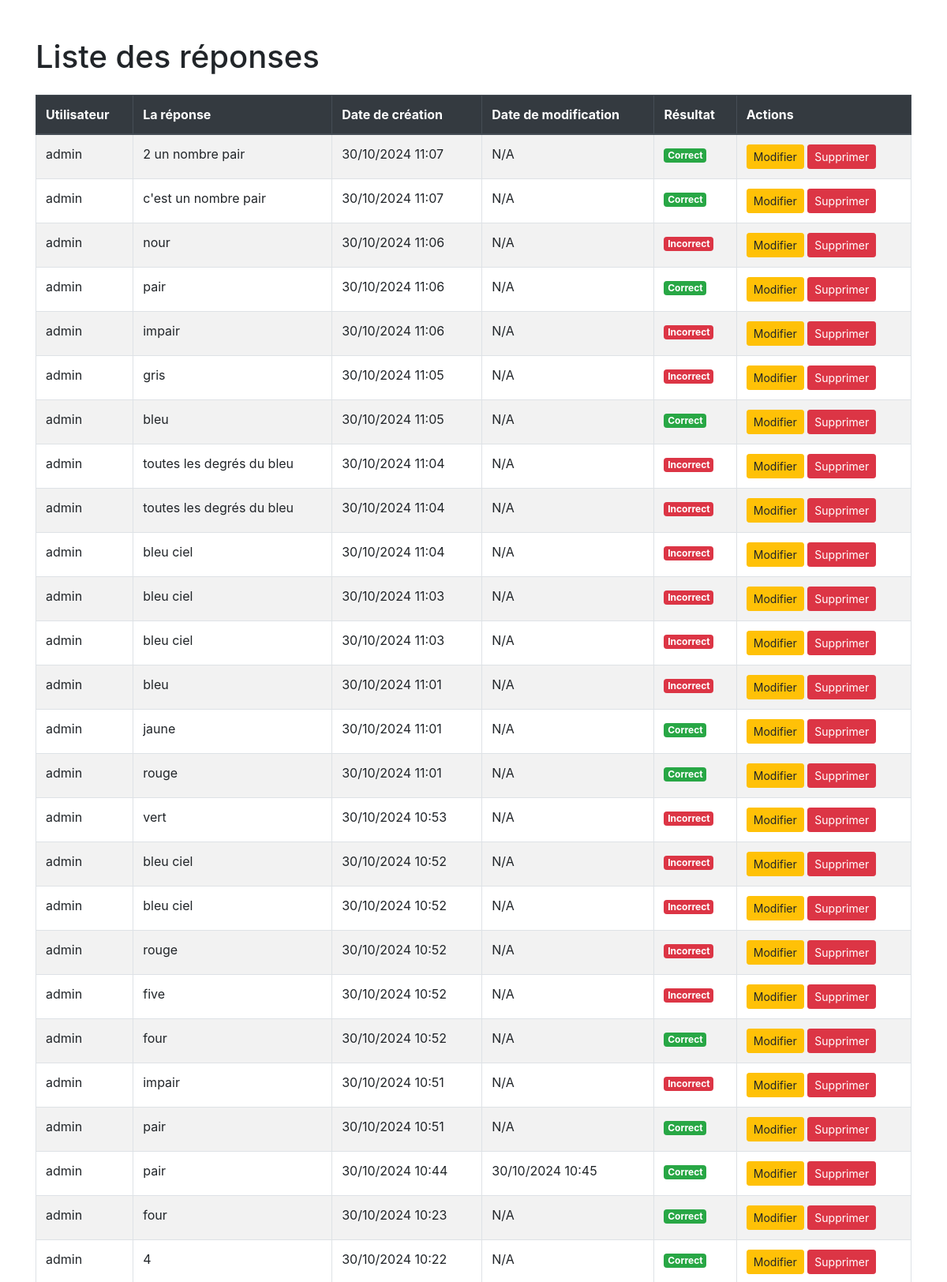
/evaluation/reponses/ (upper part), run on the app's committed database.
### evaluation/models.py (models this page shows, shortened)
class Reponse(models.Model):
    utilisateur = models.ForeignKey(User, on_delete=models.CASCADE, null=True, blank=True)  # Champ utilisateur nullable
    question = models.ForeignKey(Question, on_delete=models.CASCADE, related_name='reponses')  # Champ question obligatoire
    texte = models.CharField(max_length=255, verbose_name="Texte de la réponse")
    est_correct = models.BooleanField(default=False)  # Champ pour indiquer si la réponse est correcte
    date_creation = models.DateTimeField(auto_now_add=True, verbose_name="Date de création")
    date_modification = models.DateTimeField(auto_now=True, verbose_name="Date de modification")
    class Meta:
        ordering = ['-date_creation']  # Pour trier les réponses par date de création, du plus récent au plus ancien
        verbose_name = "Réponse"
        verbose_name_plural = "Réponses"

### evaluation/views.py (the view)
# urls.py: path('reponses/', views.ListeReponsesView.as_view(), name='liste_reponses'),
class ListeReponsesView(ListView):
    model = Reponse
    template_name = 'evaluation/liste_reponses.html'

### evaluation/templates/evaluation/liste_reponses.html (shortened to what this page needs)
<!DOCTYPE html>
<html lang="fr">
<head>
    <link href="https://stackpath.bootstrapcdn.com/bootstrap/4.5.2/css/bootstrap.min.css" rel="stylesheet">
</head>
<body>
    <div class="container mt-5">
        <h1 class="mb-4">Liste des réponses</h1>
        <table class="table table-striped table-bordered">
            <thead class="thead-dark">
                <tr>
                    <th>Utilisateur</th>
                    <th>La réponse</th>
                    <th>Date de création</th>
                    <th>Date de modification</th>
                    <th>Résultat</th>
                    <th>Actions</th>
                </tr>
            </thead>
            <tbody>
                {% for reponse in object_list %}
                    <tr>
                        <td>{{ reponse.utilisateur.username }}</td>
                        <td>{{ reponse.texte }}</td>
                        <td>{{ reponse.date_creation|date:"d/m/Y H:i" }}</td>
                        <td>
                            {% if reponse.date_modification|date:"U" > reponse.date_creation|date:"U" %}
                                {{ reponse.date_modification|date:"d/m/Y H:i" }}
                            {% else %}
                                N/A
                            {% endif %}
                        </td>
                        <td>
                            {% if reponse.est_correct %}
                                <span class="badge badge-success">Correct</span>
                            {% else %}
                                <span class="badge badge-danger">Incorrect</span>
                            {% endif %}
                        </td>
                        <td>
                            <a href="{% url 'modifier_reponse' reponse.id %}" class="btn btn-warning btn-sm">Modifier</a>
                            <a href="{% url 'supprimer_reponse' reponse.id %}" class="btn btn-danger btn-sm">Supprimer</a>
                        </td>
                    </tr>
                {% empty %}
                    <tr>
                        <td colspan="6" class="text-center">Aucune réponse trouvée.</td>
                    </tr>
                {% endfor %}
            </tbody>
        </table>
    </div>
</body>
</html>

### data on the page
Reponse: utilisateur.username "admin", texte "2 un nombre pair", date_creation "30/10/2024 11:07", shows "N/A", est_correct "Correct"
Reponse: utilisateur.username "admin", texte "c'est un nombre pair", date_creation "30/10/2024 11:07", shows "N/A", est_correct "Correct"
Reponse: utilisateur.username "admin", texte "nour", date_creation "30/10/2024 11:06", shows "N/A", est_correct "Incorrect"
Reponse: utilisateur.username "admin", texte "pair", date_creation "30/10/2024 11:06", shows "N/A", est_correct "Correct"
Reponse: utilisateur.username "admin", texte "impair", date_creation "30/10/2024 11:06", shows "N/A", est_correct "Incorrect"
Reponse: utilisateur.username "admin", texte "gris", date_creation "30/10/2024 11:05", shows "N/A", est_correct "Incorrect"
Reponse: utilisateur.username "admin", texte "bleu", date_creation "30/10/2024 11:05", shows "N/A", est_correct "Correct"
Reponse: utilisateur.username "admin", texte "toutes les degrés du bleu", date_creation "30/10/2024 11:04", shows "N/A", est_correct "Incorrect"
Reponse: utilisateur.username "admin", texte "toutes les degrés du bleu", date_creation "30/10/2024 11:04", shows "N/A", est_correct "Incorrect"
Reponse: utilisateur.username "admin", texte "bleu ciel", date_creation "30/10/2024 11:04", shows "N/A", est_correct "Incorrect"
Reponse: utilisateur.username "admin", texte "bleu ciel", date_creation "30/10/2024 11:03", shows "N/A", est_correct "Incorrect"
Reponse: utilisateur.username "admin", texte "bleu ciel", date_creation "30/10/2024 11:03", shows "N/A", est_correct "Incorrect"
Reponse: utilisateur.username "admin", texte "bleu", date_creation "30/10/2024 11:01", shows "N/A", est_correct "Incorrect"
Reponse: utilisateur.username "admin", texte "jaune", date_creation "30/10/2024 11:01", shows "N/A", est_correct "Correct"
Reponse: utilisateur.username "admin", texte "rouge", date_creation "30/10/2024 11:01", shows "N/A", est_correct "Correct"
Reponse: utilisateur.username "admin", texte "vert", date_creation "30/10/2024 10:53", shows "N/A", est_correct "Incorrect"
Reponse: utilisateur.username "admin", texte "bleu ciel", date_creation "30/10/2024 10:52", shows "N/A", est_correct "Incorrect"
Reponse: utilisateur.username "admin", texte "bleu ciel", date_creation "30/10/2024 10:52", shows "N/A", est_correct "Incorrect"
Reponse: utilisateur.username "admin", texte "rouge", date_creation "30/10/2024 10:52", shows "N/A", est_correct "Incorrect"
Reponse: utilisateur.username "admin", texte "five", date_creation "30/10/2024 10:52", shows "N/A", est_correct "Incorrect"
Reponse: utilisateur.username "admin", texte "four", date_creation "30/10/2024 10:52", shows "N/A", est_correct "Correct"
Reponse: utilisateur.username "admin", texte "impair", date_creation "30/10/2024 10:51", shows "N/A", est_correct "Incorrect"
Reponse: utilisateur.username "admin", texte "pair", date_creation "30/10/2024 10:51", shows "N/A", est_correct "Correct"
Reponse: utilisateur.username "admin", texte "pair", date_creation "30/10/2024 10:44", date_modification "30/10/2024 10:45", est_correct "Correct"
Reponse: utilisateur.username "admin", texte "four", date_creation "30/10/2024 10:23", shows "N/A", est_correct "Correct"
Reponse: utilisateur.username "admin", texte "4", date_creation "30/10/2024 10:22", shows "N/A", est_correct "Correct"
